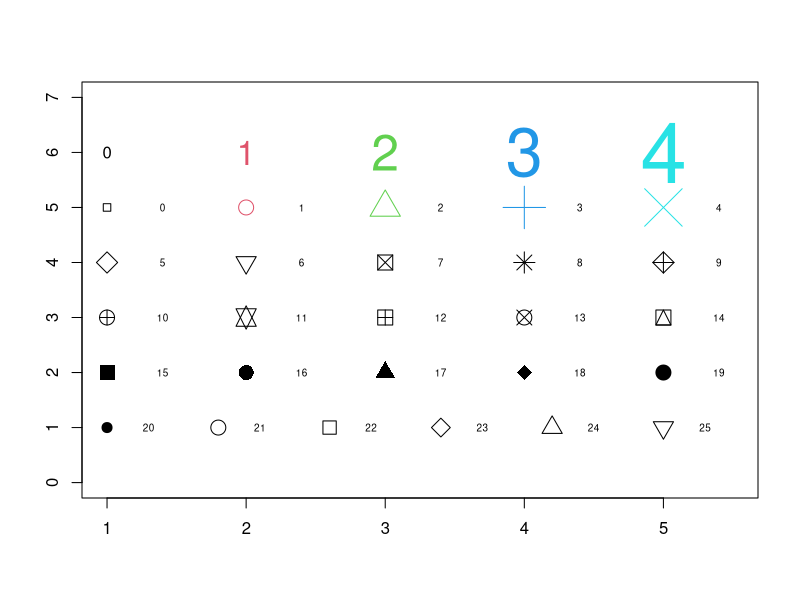

Here is the R script that generated this plot:
## ---- chunk 1
# Make an empty chart
plot(1, 1, xlim=c(1,5.5), ylim=c(0,7), type="n", ann=FALSE)

# Plot digits 0-4 with increasing size and color
text(1:5, rep(6,5), labels=c(0:4), cex=1:5, col=1:5)

# Plot symbols 0-4 with increasing size and color
points(1:5, rep(5,5), cex=1:5, col=1:5, pch=0:4)
text((1:5)+0.4, rep(5,5), cex=0.6, (0:4))

# Plot symbols 5-9 with labels
points(1:5, rep(4,5), cex=2, pch=(5:9))
text((1:5)+0.4, rep(4,5), cex=0.6, (5:9))

# Plot symbols 10-14 with labels
points(1:5, rep(3,5), cex=2, pch=(10:14))
text((1:5)+0.4, rep(3,5), cex=0.6, (10:14))

# Plot symbols 15-19 with labels
points(1:5, rep(2,5), cex=2, pch=(15:19))
text((1:5)+0.4, rep(2,5), cex=0.6, (15:19))

# Plot symbols 20-25 with labels
points((1:6)*0.8+0.2, rep(1,6), cex=2, pch=(20:25))
text((1:6)*0.8+0.5, rep(1,6), cex=0.6, (20:25))
